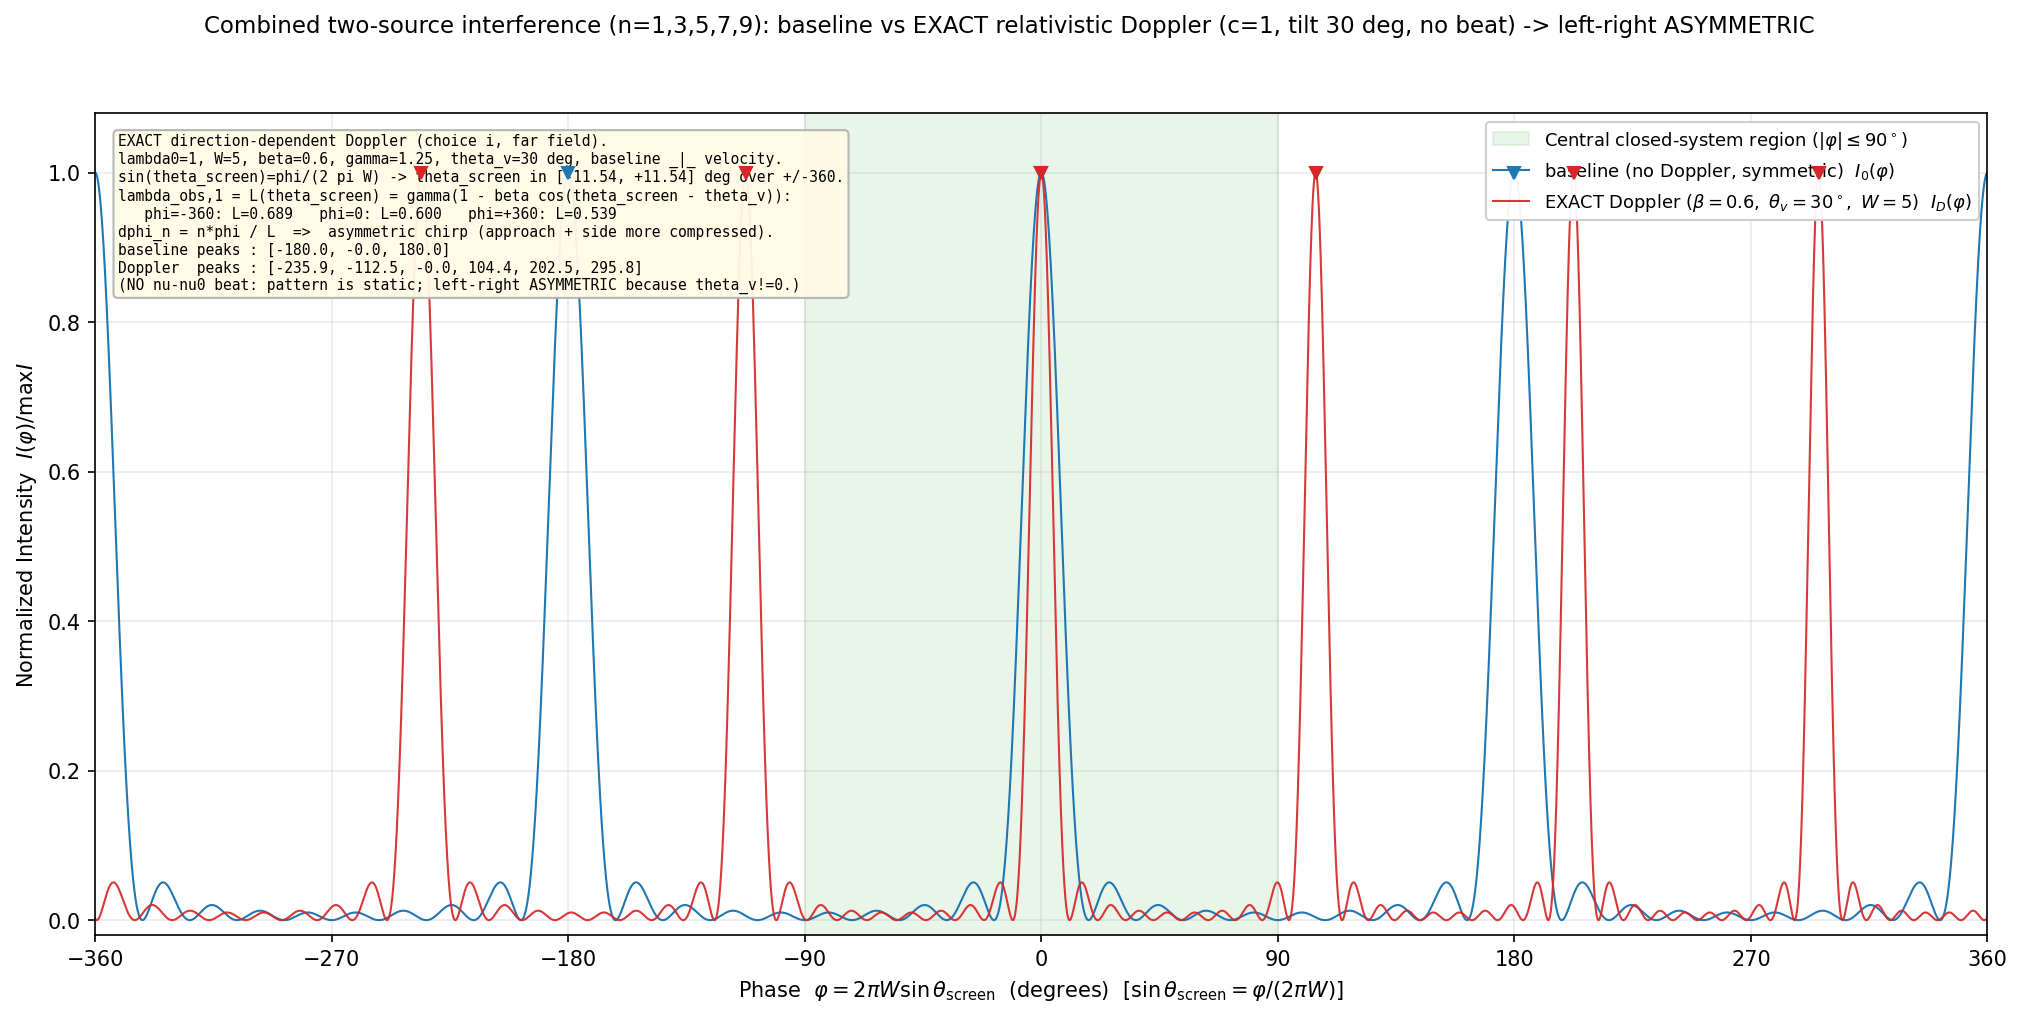

Write Python code to recreate this figure.
#!/usr/bin/env python3
# -*- coding: utf-8 -*-
"""
================================================================================
 EXACT (direction-dependent) relativistic Doppler on the combined odd-harmonic
 two-source interference, overlaid on the phase-only baseline.  NO nu-nu0 beat.
================================================================================

Geometry (choice (i): literal far-field two-source, consistent with the prior
doppler_interference_analysis):
    - lambda0 = 1, c = 1, baseline W = 5 (lambda0 units), source separation.
    - baseline d PERPENDICULAR to velocity beta  => path diff = W sin(theta_screen)
      (no Lorentz contraction).
    - velocity beta = 0.6 at angle theta_v = 30 deg from the screen normal z,
      same plane.   gamma = 1/sqrt(1-beta^2) = 1.25.
    - theta_screen = lab-frame observation angle (screen position).
    - x-axis phase  phi = 2 pi W sin(theta_screen) / lambda0   (rest-frame geometric
      phase of the fundamental).  Hence  sin(theta_screen) = phi / (2 pi W).
      For phi in [-360,360] deg this is sin(theta_screen) in [-0.2, 0.2]
      (theta_screen in [-11.54, +11.54] deg): a near-paraxial window, so the
      asymmetry is small but EXACT (not dropped).

Direction-dependent observed wavelength of mode n (rest wavelength lambda0/n):
    lambda_obs,n(theta_screen) = (lambda0/n) * gamma * (1 - beta cos(theta_screen - theta_v))
Two-source phase of mode n at theta_screen:
    dphi_n = (2 pi / lambda_obs,n) * W sin(theta_screen)
           = n * phi / L(theta_screen),    L = gamma (1 - beta cos(theta_screen - theta_v))
Combined two-source field (sources at common offset +/- alpha, alpha = 15 deg):
    psi(phi) = sum_n [cos(dphi_n - alpha) + cos(dphi_n + alpha)]
             = 2 cos(alpha) sum_n cos( n * phi / L(theta_screen(phi)) )
    I(phi)   = psi(phi)^2   (normalized to its own max = 1).

Baseline = same with L == 1 (no Doppler): symmetric, peaks at 0,+/-180,+/-360.
Because L(theta_screen - theta_v) is asymmetric in theta_screen for theta_v != 0,
the EXACT Doppler pattern is left-right ASYMMETRIC: on the approach (+) side
L < center => more compression => more/tighter peaks; on the (-) side fewer/wider.

Author: N. Kihara (peer-review dialogue note), 2026.  EXACT Doppler, beat OFF.
================================================================================
"""

import os
import numpy as np
import matplotlib
matplotlib.use("Agg")
import matplotlib.pyplot as plt

# ------------------------------- parameters --------------------------------- #
MODES     = [1, 3, 5, 7, 9]
ALPHA_DEG = 15.0
THETA_V_DEG = 30.0                 # velocity angle from screen normal
BETA      = 0.6
LAM0      = 1.0
W         = 5.0
PHI_MAX   = 360.0
NPHI      = 1200001                # fine: the +side gets compressed
OUTDIR    = os.path.dirname(os.path.abspath(__file__))

alpha   = np.deg2rad(ALPHA_DEG)
theta_v = np.deg2rad(THETA_V_DEG)
gamma   = 1.0 / np.sqrt(1.0 - BETA**2)

# ------------------------------- geometry ----------------------------------- #
phi_deg = np.linspace(-PHI_MAX, PHI_MAX, NPHI)
phi = np.deg2rad(phi_deg)                                  # rest geometric phase
sin_ts = phi / (2.0 * np.pi * W)                           # = sin(theta_screen)
sin_ts = np.clip(sin_ts, -1.0, 1.0)
theta_s = np.arcsin(sin_ts)                                # observation angle
L = gamma * (1.0 - BETA * np.cos(theta_s - theta_v))       # lambda_obs of fundamental
#   (L = lambda_obs,1 ; lambda_obs,n = L/n ; dphi_n = n*phi/L)

# ------------------------------- fields ------------------------------------- #
def two_source(arg_per_mode):
    """sum_n [cos(n*g - a) + cos(n*g + a)] = 2cos(a) sum_n cos(n*g);
    arg_per_mode is the array g(phi)."""
    out = np.zeros_like(arg_per_mode)
    for n in MODES:
        out += np.cos(n * arg_per_mode - alpha) + np.cos(n * arg_per_mode + alpha)
    return out

g0 = phi                       # baseline: dphi_n = n*phi  (L = 1)
gD = phi / L                   # exact Doppler: dphi_n = n*phi/L(theta_screen)

I0 = two_source(g0) ** 2
I0 /= I0.max()
ID = two_source(gD) ** 2
ID /= ID.max()

# ----------------------- locate main peaks (I > 0.5) ------------------------ #
def main_peaks(y, xdeg, thr=0.5):
    up = (y[1:-1] >= y[:-2]) & (y[1:-1] > y[2:]) & (y[1:-1] > thr)
    idx = np.where(up)[0] + 1
    return [round(float(xdeg[i]), 1) for i in idx]

pk0 = main_peaks(I0, phi_deg)
pkD = main_peaks(ID, phi_deg)

# ------------------------------- figure ------------------------------------- #
fig, ax = plt.subplots(figsize=(13.6, 6.9))
ax.axvspan(-90, 90, color="#2ca02c", alpha=0.10,
           label=r"Central closed-system region ($|\varphi|\leq 90^\circ$)")
ax.plot(phi_deg, I0, color="#1f77b4", lw=1.0,
        label=r"baseline (no Doppler, symmetric)  $I_0(\varphi)$")
ax.plot(phi_deg, ID, color="#d62728", lw=1.0, alpha=0.92,
        label=r"EXACT Doppler ($\beta=0.6,\ \theta_v=30^\circ,\ W=5$)  $I_D(\varphi)$")
ax.plot(pk0, [1.0]*len(pk0), "v", color="#1f77b4", ms=6, zorder=6)
ax.plot(pkD, [1.0]*len(pkD), "v", color="#d62728", ms=6, zorder=6)

ax.set_xlim(-PHI_MAX, PHI_MAX)
ax.set_ylim(-0.02, 1.08)
ax.set_xticks(range(-360, 361, 90))
ax.set_xlabel(r"Phase  $\varphi = 2\pi W \sin\theta_{\rm screen}$  (degrees)  "
              r"[$\sin\theta_{\rm screen}=\varphi/(2\pi W)$]")
ax.set_ylabel(r"Normalized Intensity  $I(\varphi)/\max I$")
ax.grid(alpha=0.25)
ax.legend(loc="upper right", fontsize=8.6, framealpha=0.95)

# L (=lambda_obs of fundamental) at the three reference points
def Lval(phid):
    s = np.deg2rad(phid)/(2*np.pi*W); t = np.arcsin(np.clip(s,-1,1))
    return gamma*(1-BETA*np.cos(t-theta_v))
info = (
    "EXACT direction-dependent Doppler (choice i, far field).\n"
    "lambda0=1, W=5, beta=0.6, gamma=1.25, theta_v=30 deg, baseline _|_ velocity.\n"
    "sin(theta_screen)=phi/(2 pi W) -> theta_screen in [-11.54, +11.54] deg over +/-360.\n"
    "lambda_obs,1 = L(theta_screen) = gamma(1 - beta cos(theta_screen - theta_v)):\n"
    "   phi=-360: L=%.3f   phi=0: L=%.3f   phi=+360: L=%.3f\n"
    "dphi_n = n*phi / L  =>  asymmetric chirp (approach + side more compressed).\n"
    "baseline peaks : %s\n"
    "Doppler  peaks : %s\n"
    "(NO nu-nu0 beat: pattern is static; left-right ASYMMETRIC because theta_v!=0.)"
    % (Lval(-360), Lval(0), Lval(360), pk0, pkD)
)
ax.text(0.012, 0.975, info, transform=ax.transAxes, va="top", ha="left",
        fontsize=7.0, family="monospace",
        bbox=dict(boxstyle="round", fc="#fffbe6", ec="0.7", alpha=0.95))

fig.suptitle("Combined two-source interference (n=1,3,5,7,9): baseline vs "
             "EXACT relativistic Doppler (c=1, tilt 30 deg, no beat) -> "
             "left-right ASYMMETRIC", fontsize=11)
fig.tight_layout(rect=[0, 0, 1, 0.95])
base = os.path.join(OUTDIR, "relphase_combined_doppler_exact")
fig.savefig(base + ".png", dpi=150, bbox_inches="tight")
fig.savefig(base + ".svg", bbox_inches="tight")
plt.close(fig)

# ------------------------------- report ------------------------------------- #
print("EXACT Doppler:  beta=%.2f gamma=%.4f theta_v=%.0f W=%.1f" %
      (BETA, gamma, THETA_V_DEG, W))
print("L=lambda_obs,1 :  phi=-360 -> %.4f | phi=0 -> %.4f | phi=+360 -> %.4f"
      % (Lval(-360), Lval(0), Lval(360)))
print("baseline peaks (deg):", pk0)
print("Doppler  peaks (deg):", pkD)
# asymmetry quantification: |+ side first peak| vs |- side first peak|
posD = [p for p in pkD if p > 1]; negD = [p for p in pkD if p < -1]
if posD and negD:
    print("first +peak = %.1f deg ; first -peak = %.1f deg  -> asymmetry %.1f deg"
          % (min(posD), max(negD), min(posD) + max(negD)))
print("n(+side peaks)=%d  n(-side peaks)=%d" % (len(posD), len(negD)))
print("Outputs ->", base + ".png / .svg")
